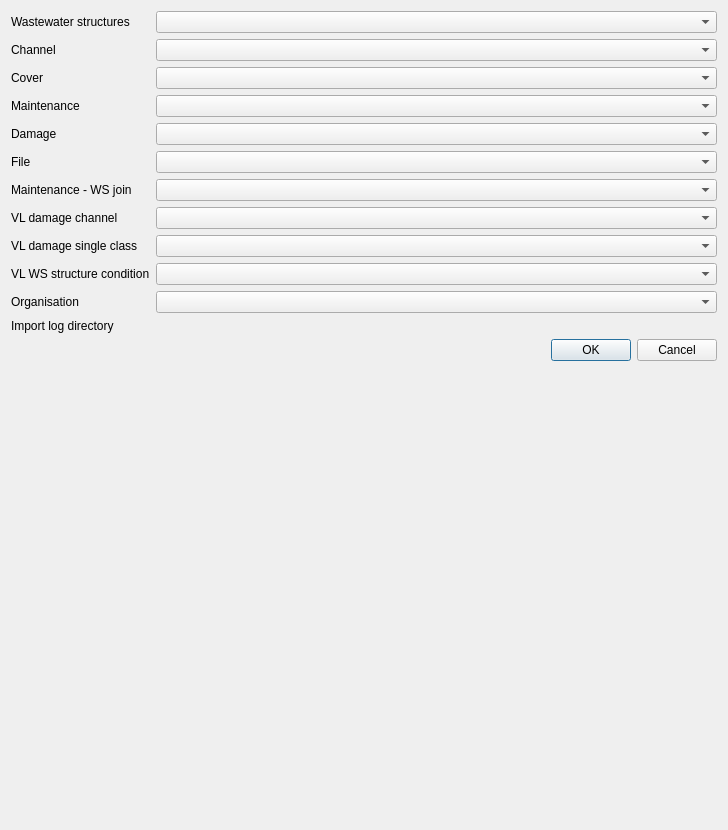
<?xml version="1.0" encoding="UTF-8"?>
<ui version="4.0">
 <class>WincanSettings</class>
 <widget class="QDialog" name="WincanSettings">
  <property name="geometry">
   <rect>
    <x>0</x>
    <y>0</y>
    <width>728</width>
    <height>830</height>
   </rect>
  </property>
  <property name="windowTitle">
   <string>Wincan VX to TEKSI Importer - Settings</string>
  </property>
  <layout class="QGridLayout" name="gridLayout">
   <item row="8" column="0">
    <widget class="QLabel" name="label_8">
     <property name="text">
      <string>VL damage single class</string>
     </property>
    </widget>
   </item>
   <item row="4" column="0">
    <widget class="QLabel" name="label_4">
     <property name="text">
      <string>Damage</string>
     </property>
    </widget>
   </item>
   <item row="12" column="0" colspan="2">
    <widget class="QDialogButtonBox" name="buttonBox">
     <property name="orientation">
      <enum>Qt::Horizontal</enum>
     </property>
     <property name="standardButtons">
      <set>QDialogButtonBox::Cancel|QDialogButtonBox::Ok</set>
     </property>
    </widget>
   </item>
   <item row="6" column="0">
    <widget class="QLabel" name="label_6">
     <property name="text">
      <string>Maintenance - WS join</string>
     </property>
    </widget>
   </item>
   <item row="13" column="0">
    <spacer name="verticalSpacer">
     <property name="orientation">
      <enum>Qt::Vertical</enum>
     </property>
     <property name="sizeHint" stdset="0">
      <size>
       <width>20</width>
       <height>40</height>
      </size>
     </property>
    </spacer>
   </item>
   <item row="7" column="0">
    <widget class="QLabel" name="label_7">
     <property name="text">
      <string>VL damage channel</string>
     </property>
    </widget>
   </item>
   <item row="1" column="1">
    <widget class="QgsMapLayerComboBox" name="channel_layer"/>
   </item>
   <item row="3" column="1">
    <widget class="QgsMapLayerComboBox" name="maintenance_layer"/>
   </item>
   <item row="6" column="1">
    <widget class="QgsMapLayerComboBox" name="join_maintence_wastewaterstructure_layer"/>
   </item>
   <item row="3" column="0">
    <widget class="QLabel" name="label_3">
     <property name="text">
      <string>Maintenance</string>
     </property>
    </widget>
   </item>
   <item row="1" column="0">
    <widget class="QLabel" name="label">
     <property name="sizePolicy">
      <sizepolicy hsizetype="Maximum" vsizetype="Preferred">
       <horstretch>0</horstretch>
       <verstretch>0</verstretch>
      </sizepolicy>
     </property>
     <property name="text">
      <string>Channel</string>
     </property>
    </widget>
   </item>
   <item row="5" column="0">
    <widget class="QLabel" name="label_5">
     <property name="text">
      <string>File</string>
     </property>
    </widget>
   </item>
   <item row="5" column="1">
    <widget class="QgsMapLayerComboBox" name="file_layer"/>
   </item>
   <item row="2" column="0">
    <widget class="QLabel" name="label_2">
     <property name="text">
      <string>Cover</string>
     </property>
    </widget>
   </item>
   <item row="4" column="1">
    <widget class="QgsMapLayerComboBox" name="damage_layer"/>
   </item>
   <item row="9" column="0">
    <widget class="QLabel" name="label_9">
     <property name="text">
      <string>VL WS structure condition</string>
     </property>
    </widget>
   </item>
   <item row="2" column="1">
    <widget class="QgsMapLayerComboBox" name="cover_layer"/>
   </item>
   <item row="0" column="0">
    <widget class="QLabel" name="label_10">
     <property name="text">
      <string>Wastewater structures</string>
     </property>
    </widget>
   </item>
   <item row="0" column="1">
    <widget class="QgsMapLayerComboBox" name="wastewater_structure_layer"/>
   </item>
   <item row="7" column="1">
    <widget class="QgsMapLayerComboBox" name="vl_damage_channel_layer"/>
   </item>
   <item row="8" column="1">
    <widget class="QgsMapLayerComboBox" name="vl_damage_single_class"/>
   </item>
   <item row="9" column="1">
    <widget class="QgsMapLayerComboBox" name="vl_wastewater_structure_structure_condition"/>
   </item>
   <item row="10" column="0">
    <widget class="QLabel" name="label_12">
     <property name="text">
      <string>Organisation</string>
     </property>
    </widget>
   </item>
   <item row="10" column="1">
    <widget class="QgsMapLayerComboBox" name="organisation_layer"/>
   </item>
   <item row="11" column="0">
    <widget class="QLabel" name="label_11">
     <property name="text">
      <string>Import log directory</string>
     </property>
    </widget>
   </item>
   <item row="11" column="1">
    <widget class="QgsFileWidget" name="import_log_dir_widget" native="true"/>
   </item>
  </layout>
 </widget>
 <customwidgets>
  <customwidget>
   <class>QgsMapLayerComboBox</class>
   <extends>QComboBox</extends>
   <header>qgsmaplayercombobox.h</header>
  </customwidget>
  <customwidget>
   <class>QgsFileWidget</class>
   <extends>QWidget</extends>
   <header>qgis.gui</header>
  </customwidget>
 </customwidgets>
 <resources/>
 <connections>
  <connection>
   <sender>buttonBox</sender>
   <signal>accepted()</signal>
   <receiver>WincanSettings</receiver>
   <slot>accept()</slot>
   <hints>
    <hint type="sourcelabel">
     <x>248</x>
     <y>254</y>
    </hint>
    <hint type="destinationlabel">
     <x>157</x>
     <y>274</y>
    </hint>
   </hints>
  </connection>
  <connection>
   <sender>buttonBox</sender>
   <signal>rejected()</signal>
   <receiver>WincanSettings</receiver>
   <slot>reject()</slot>
   <hints>
    <hint type="sourcelabel">
     <x>316</x>
     <y>260</y>
    </hint>
    <hint type="destinationlabel">
     <x>286</x>
     <y>274</y>
    </hint>
   </hints>
  </connection>
 </connections>
</ui>
